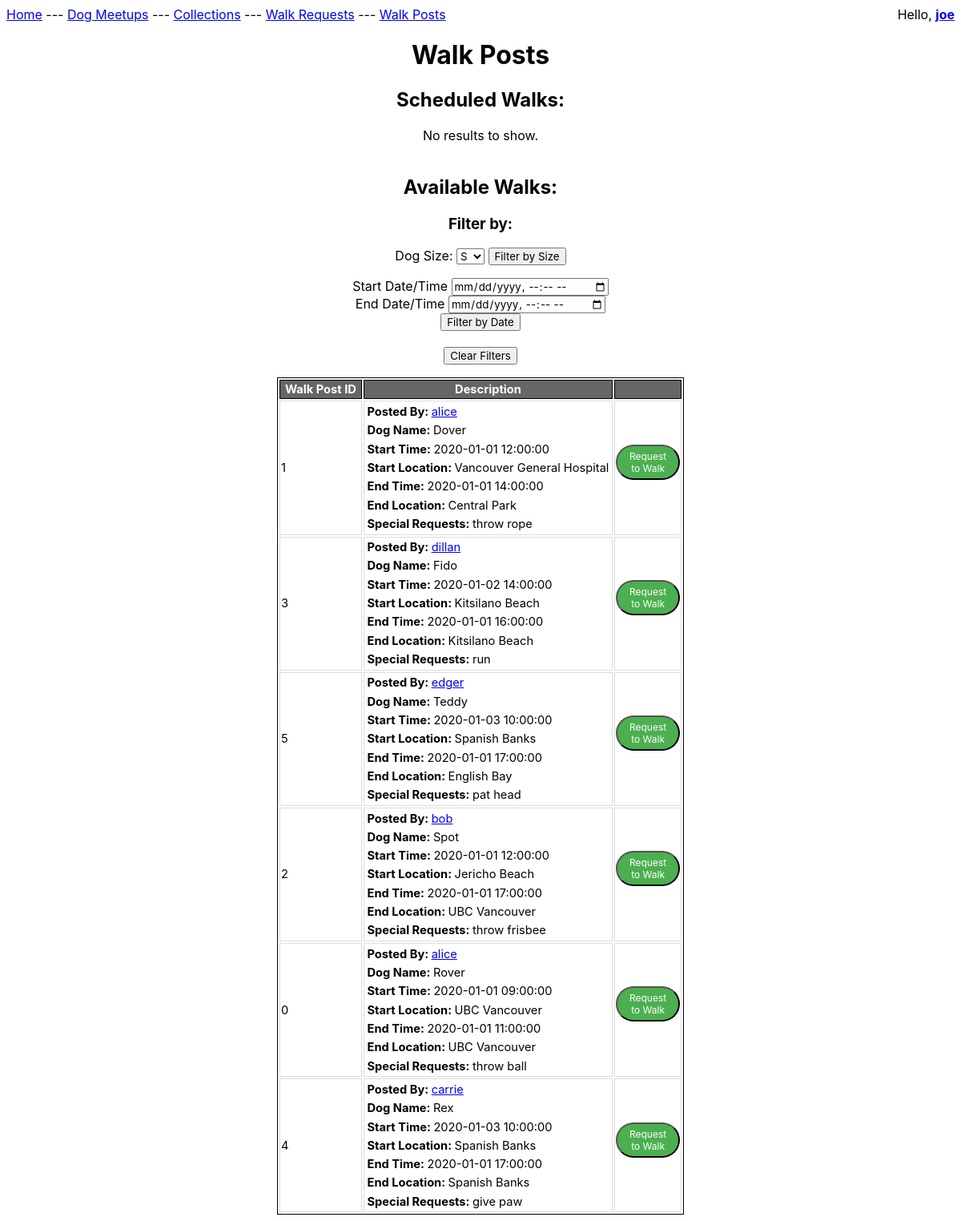
Screenshot of /viewposts.php (signed in) with the database file from the repository.
### tables this page shows
CREATE TABLE WalkPost
( owner VARCHAR(20),
 dog VARCHAR(20),
 referenceID INTEGER,
 startLocn VARCHAR(100),
 endLocn VARCHAR(100),
 startTime TIMESTAMP,
 endTime TIMESTAMP,
 booked BOOLEAN,
 completed BOOLEAN,
 specialRequests VARCHAR(255),
 PRIMARY KEY (referenceID),
 FOREIGN KEY (owner) REFERENCES DogOwner(username) ON DELETE CASCADE,
 FOREIGN KEY (dog) REFERENCES Dog(name) ON DELETE CASCADE );

### viewposts.php (the view, shortened to what this page needs)
<html>
</html>
<div class="menu">
<a href="index.html">Home</a> ---
<a href="dogmeetups.php">Dog Meetups</a> ---
<a href="collections.php">Collections</a> ---
<a href="viewrequests.php">Walk Requests</a> ---
<a href="viewposts.php">Walk Posts</a>
<?php
$user = isset($_SESSION["user"])? $_SESSION["user"] : "";
$usertype = isset($_SESSION["usertype"])? $_SESSION["usertype"] : "";
if ($user != "") {
    if ($usertype == "walker") {
        echo "<div style='float: right'>Hello,
        <a href='walker.php?walker=".$user."'><b>$user</b></a></div>";
    }
    else if ($usertype == "owner") {
        echo "<div style='float: right'>Hello,
        <a href='owner.php?owner=".$user."'><b>$user</b></a></div>";
    }
    else echo "<div style='float: right'>Hello, <b>$user</b></div>";
}
?>
</div>
<center>
<h1>Walk Posts</h1>
<?php
$conn = OpenCon();
$usertype = isset($_SESSION["usertype"])? $_SESSION["usertype"] : "";
$user = isset($_SESSION["user"])? $_SESSION["user"] : "";
function generateTable($result, $booked) {
    $usertype = isset($_SESSION["usertype"])? $_SESSION["usertype"] : "";
    if ($result->num_rows > 0) {
        echo "<table><tr>
        <th class='border-class'>Walk Post ID</th>
        <th class='border-class'>Description</th>";
        echo "<th class='borderclass'></th></tr>";
        while($row = $result->fetch_assoc()) {
        echo "<tr>
        <td class='borderclass'>".$row["referenceid"]."</td>
        <td class='borderclass'>
        <div style='padding: 2pt'><b>Posted By: </b><a href='owner.php?owner=".$row['owner']."'>".$row["owner"]."</a></div>
        <div style='padding: 2pt'><b>Dog Name: </b>".$row["dog"]."</div>
        <div style='padding: 2pt'><b>Start Time: </b>".$row["starttime"]."</div>
        <div style='padding: 2pt'><b>Start Location: </b>".$row["startlocn"]."</div>
        <div style='padding: 2pt'><b>End Time: </b>".$row["endtime"]."</div>
        <div style='padding: 2pt'><b>End Location: </b>".$row["endlocn"]."</div>
        <div style='padding: 2pt'><b>Special Requests: </b>".$row["specialrequests"]."</div>
        </td>";
        if ($usertype === "owner") {
            if ($booked) {
            echo "
            <td class='borderclass'>
            <a href='walker.php?walker=".$row['walkerid']."'>".$row['walkerid']."</a>
            </td>
            <td class='borderclass'>
            <form action='viewposts.php' method='post'>
            <input type='hidden' name='refid' value='".$row["referenceid"]."'>
            <button style='width: 80px' type='submit' name='markcomplete' style='background-color: #4CAF50'>Mark as Complete</button>
            </form>
            </td>";
            }
            else {
                echo "
            <td class='borderclass'>
            <form action='viewposts.php' method='post'>
            <input type='hidden' name='refid' value='".$row["referenceid"]."'>
            <button type='submit' name='editpost' style='width: 80px;'>Edit</button>
            </form></td>";
                echo "
            <td class='borderclass'>
            <form action='viewposts.php' method='post'>
            <input type='hidden' name='refid' value='".$row["referenceid"]."'>
            <button type='submit' name='deletepost' style='width: 80px; background-color: #F00'>Delete</button>
            </form></td>";
            }
            echo "</tr>";
        }
        else if ($usertype === "walker" && !$booked) {
            echo "<td class='borderclass'>
            <form action='viewposts.php' method='post'>
            <input type='hidden' name='walkid' value='".$row["referenceid"]."'>
            <button style='width: 80px' type='submit' name='requestwalk'>Request to Walk</button>
            </form></td>
            </tr>";
        }
        else {
            echo "</tr>";
        }
        }
        echo "</table>";
    } else {
    echo "No results to show.<br><br>";
    }
}
if (array_key_exists('requestwalk', $_POST)) {
    $walkid = $_POST['walkid'];
    echo "<h2>Sending Walk Request for Walk ID = $walkid :</h2>";
    echo "<div> Message to the owner: </div>";
    echo "<form action='viewposts.php' method='post'>
    <input type='hidden' name='walkid' value='".$walkid."'>
    <textarea class='text' placeholder='Eg. Hi! I am very interested in walking your dog :)' cols='70' rows ='5' name='message'></textarea>
    <br><br>
    <button type='submit' name='submitrequest' value='Submit Request'>Submit Request</button>
   </form>";
}
else {
    if ($usertype === "owner") {
        echo "<form action='addwalk.php'>
        <button type='submit' style='padding: 15px 20px; font-size: 18px'>+ Add Walk</button>
        </form>";
        echo "<h2>Booked Walks:</h2>";
        $sql = "SELECT wp.referenceid as referenceid, wp.owner as owner,
        wp.dog as dog,
        wp.starttime as starttime, wp.startlocn as startlocn,
        wp.endtime as endtime, wp.endlocn as endlocn,
        wp.specialrequests as specialrequests,
        wp.booked as booked, wp.completed as completed,
        wr.walkerid as walkerid
        FROM walkpost wp, walkrequest wr
        WHERE
        referenceid = walkid AND
        wr.confirmed = 1 AND
        booked = 1 AND
        completed = 0
        AND owner = '$user'";
        $resultbooked = $conn->query($sql);
        generateTable($resultbooked, true);
        echo "<h2>Unbooked Walks:</h2>";
        $sql = "SELECT referenceid, owner, dog, starttime, startlocn, endtime, endlocn, specialrequests, booked, completed
        FROM walkpost WHERE booked = 0 AND completed = 0 AND owner = '$user'";
        $resultunbooked = $conn->query($sql);
        generateTable($resultunbooked, false);
    }
    else if ($usertype === "walker") {
        echo "<h2>Scheduled Walks:</h2>";
        $sql = "SELECT referenceid, owner, dog, starttime, startlocn, endtime, endlocn, specialrequests, booked, completed
        FROM walkpost WHERE booked = 1 AND completed = 0 AND
        referenceid in (SELECT walkid FROM walkrequest WHERE walkerid = '$user' AND confirmed = 1)";
        $result = $conn->query($sql);
        generateTable($result, true);
        echo "<h2>Available Walks:</h2>";
        echo "<h3>Filter by:</h3>
        <form action='viewposts.php' method='post'>
        <label>Dog Size:</label>
        <select name='size'>";
       $sql = "SELECT DISTINCT size FROM DogType";
       $result = $conn->query($sql);
       while ($row = $result->fetch_assoc()){
           echo "<option value=\"".$row['size']."\">" . $row['size'] . "</option>";
       }
        echo "</select>
        <input type='submit' name='filterSize' value='Filter by Size'>
        </form>";
        echo "
        <form action='viewposts.php' method='post'>
        <label>Start Date/Time</label>
        <input name='startTime' type='datetime-local' placeholder='Type Here'>
        <br>
        <label>End Date/Time</label>
        <input name='endTime' type='datetime-local' placeholder='Type Here'>
        <br><input type='submit' name='filterTimeframe' value='Filter by Date'>
        <br>
        <br>
        <input type='submit' name='cancelFilter' value='Clear Filters'>
       </form>";
        if (array_key_exists('filterSize', $_POST)) {
            $size = $_POST['size'];
            $sql = "SELECT w.referenceid, w.owner, w.dog, w.starttime, w.startlocn, w.endtime, w.endlocn, w.specialrequests, w.booked, w.completed
            FROM walkpost w, Dog d, DogType dt WHERE w.booked = 0 AND w.completed = 0 AND w.dog = d.name AND d.age = dt.age AND d.breed = dt.breed AND dt.size = '$size'";
            echo "<p style='font-style:italic; font-size:11pt; color: grey'>Displaying walks for dogs of size $size:</p>";
        } else {
            $sql = "SELECT w.referenceid, w.owner, w.dog, w.starttime, w.startlocn, w.endtime, w.endlocn, w.specialrequests, w.booked, w.completed
            FROM walkpost w, Dog d, DogType dt WHERE w.booked = 0 AND w.completed = 0 AND w.dog = d.name AND d.age = dt.age AND d.breed = dt.breed";
        }
        $result = $conn->query($sql);
        generateTable($result, false);
    }
    else {
        $sql = "SELECT referenceid, owner, dog, starttime, startlocn, endtime, endlocn, specialrequests, booked, completed
        FROM walkpost WHveERE booked = 0 AND completed = 0";
        $result = $conn->query($sql);
        generateTable($result, false);
    }
}
?>
</center>

### viewposts.php (style rules this page uses)
* { font-family: -apple-system, BlinkMacSystemFont, 'Segoe UI', Roboto, Oxygen, Ubuntu, Cantarell, 'Open Sans', 'Helvetica Neue', sans-serif; }
table { border: 1px solid black; }
button { background-color: #4CAF50; border-radius:2em; color: white; padding: 5px 10px; font-size: 12px; cursor: pointer; }
th { font-size: 11pt; background: #666; color: #FFF; padding: 2px 6px; border-collapse: separate; border: 1px solid #000; }
td { font-size: 11pt; border: 1px solid #DDD; color: black; }

### rows the page displays
walkpost: referenceID "1", owner "alice", dog "Dover", startTime "2020-01-01 12:00:00", startLocn "Vancouver General Hospital", endTime "2020-01-01 14:00:00", endLocn "Central Park", specialRequests "throw rope"
walkpost: referenceID "3", owner "dillan", dog "Fido", startTime "2020-01-02 14:00:00", startLocn "Kitsilano Beach", endTime "2020-01-01 16:00:00", endLocn "Kitsilano Beach", specialRequests "run"
walkpost: referenceID "5", owner "edger", dog "Teddy", startTime "2020-01-03 10:00:00", startLocn "Spanish Banks", endTime "2020-01-01 17:00:00", endLocn "English Bay", specialRequests "pat head"
walkpost: referenceID "2", owner "bob", dog "Spot", startTime "2020-01-01 12:00:00", startLocn "Jericho Beach", endTime "2020-01-01 17:00:00", endLocn "UBC Vancouver", specialRequests "throw frisbee"
walkpost: referenceID "0", owner "alice", dog "Rover", startTime "2020-01-01 09:00:00", startLocn "UBC Vancouver", endTime "2020-01-01 11:00:00", endLocn "UBC Vancouver", specialRequests "throw ball"
walkpost: referenceID "4", owner "carrie", dog "Rex", startTime "2020-01-03 10:00:00", startLocn "Spanish Banks", endTime "2020-01-01 17:00:00", endLocn "Spanish Banks", specialRequests "give paw"

### other values shown
$user "joe"
form field size "S"
